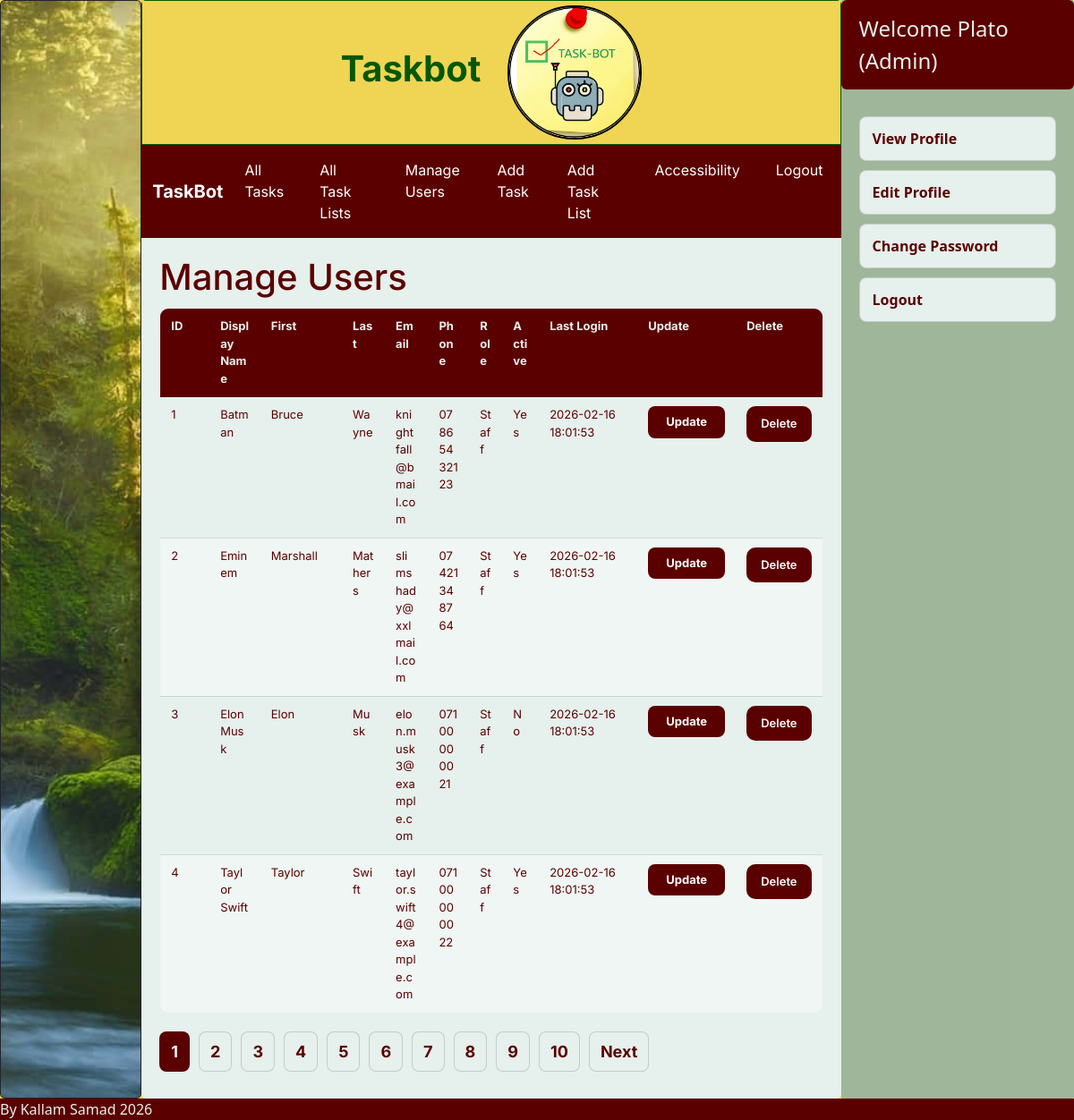
Page /index.php?page=manageusers (signed in) on the committed database.
### tables this page shows
CREATE TABLE Users ( 

  UserID      INTEGER PRIMARY KEY AUTOINCREMENT, 

  RoleID      INTEGER NOT NULL, 

  DisplayName TEXT NOT NULL, 

  FirstName   TEXT NOT NULL, 

  MiddleName  TEXT DEFAULT ' ', 

  LastName    TEXT NOT NULL, 

  Email       TEXT NOT NULL UNIQUE, 

  Phone       TEXT UNIQUE, 

  IsActive    INTEGER NOT NULL DEFAULT 1, 

  LastLoginAt DATETIME DEFAULT CURRENT_TIMESTAMP, 

  FOREIGN KEY (RoleID) REFERENCES Role(RoleID) 

    ON UPDATE CASCADE 

    ON DELETE CASCADE 

);

CREATE TABLE Role ( 

  RoleID   INTEGER PRIMARY KEY AUTOINCREMENT, 

  RoleType TEXT NOT NULL DEFAULT 'Staff', 

  CHECK (RoleType IN ('Admin', 'Staff')) 

);

### admin_manageusers.php (the view, shortened to what this page needs)
<?php
require_once 'db.php';
$db->exec('PRAGMA foreign_keys = ON;');
$records_per_page = 4;
$current_page = isset($_GET['p']) ? (int)$_GET['p'] : 1;
$offset = ($current_page - 1) * $records_per_page;
$countRes = $db->query('SELECT COUNT(*) AS total FROM Users');
$countRow = $countRes->fetchArray(SQLITE3_ASSOC);
$total_records = (int)($countRow['total'] ?? 0);
$total_pages = max(1, (int)ceil($total_records / $records_per_page));
$stmt = $db->prepare("
    SELECT
        U.UserID,
        U.DisplayName,
        U.FirstName,
        U.LastName,
        U.Email,
        U.Phone,
        U.IsActive,
        R.RoleType,
        U.LastLoginAt
    FROM Users U
    INNER JOIN Role R ON R.RoleID = U.RoleID
    ORDER BY U.UserID ASC
    LIMIT :limit OFFSET :offset
");
$stmt->bindValue(':limit', $records_per_page, SQLITE3_INTEGER);
$stmt->bindValue(':offset', $offset, SQLITE3_INTEGER);
$result = $stmt->execute();
echo "<h1 class='page-title'>Manage Users</h1>";
echo "<div class='table-wrap'>";
echo "<table class='tasks-table'>";
echo "
<thead>
<tr>
  <th>ID</th>
  <th>Display Name</th>
  <th>First</th>
  <th>Last</th>
  <th>Email</th>
  <th>Phone</th>
  <th>Role</th>
  <th>Active</th>
  <th>Last Login</th>
  <th>Update</th>
  <th>Delete</th>
</tr>
</thead>
<tbody>
";
while ($row = $result->fetchArray(SQLITE3_ASSOC)) {
    $userId  = (int)($row['UserID'] ?? 0);
    $display = htmlspecialchars($row['DisplayName'] ?? '');
    $first   = htmlspecialchars($row['FirstName'] ?? '');
    $last    = htmlspecialchars($row['LastName'] ?? '');
    $email   = htmlspecialchars($row['Email'] ?? '');
    $phone   = htmlspecialchars($row['Phone'] ?? '');
    $role    = htmlspecialchars($row['RoleType'] ?? '');
    $login   = htmlspecialchars($row['LastLoginAt'] ?? '');
    $active  = !empty($row['IsActive']) ? 'Yes' : 'No';
    echo "
<tr>
    <td>{$userId}</td>
    <td>{$display}</td>
    <td>{$first}</td>
    <td>{$last}</td>
    <td>{$email}</td>
    <td>{$phone}</td>
    <td>{$role}</td>
    <td>{$active}</td>
    <td>{$login}</td>
    <td>
        <form method='POST' action='index.php?page=updateuser'>
            <input type='hidden' name='UserID' value='{$userId}'>
            <button class='btn' type='submit'>Update</button>
        </form>
    </td>
    <td>
        <form method='POST' action='deleteuser.php' onsubmit='return confirm(\"Delete this user?\");'>
            <input type='hidden' name='UserID' value='{$userId}'>
            <button class='btn' type='submit'>Delete</button>
        </form>
    </td>
</tr>
";
}
echo "</tbody></table>";
echo "</div>";
echo "<div class='pagination'>";
for ($i = 1; $i <= $total_pages; $i++) {
    if ($i === $current_page) {
        echo "<strong>{$i}</strong>";
    } else {
        echo "<a href='index.php?page=manageusers&p={$i}'>{$i}</a>";
    }
}
if ($current_page < $total_pages) {
    $next = $current_page + 1;
    echo "<a href='index.php?page=manageusers&p={$next}'>Next</a>";
}
echo "</div>";
?>

### dashboard.php (shortened to what this page needs)
<?php
require_once "db.php";
$username = $_SESSION['username'] ?? null;
if ($username === null) {
    $displayname = "Guest";
    $roleType = "Unknown Role";
} else {
    $stmt = $db->prepare("
        SELECT
            U.DisplayName,
            R.RoleType
        FROM Credentials AS C
        INNER JOIN Users AS U ON C.UserID = U.UserID
        INNER JOIN Role  AS R ON U.RoleID = R.RoleID
        WHERE C.Username = :username
        LIMIT 1
    ");
    $stmt->bindValue(":username", $username, SQLITE3_TEXT);
    $result = $stmt->execute();
    $row = $result->fetchArray(SQLITE3_ASSOC);
    $displayname = $row["DisplayName"] ?? "Unknown Name";
    $roleType = $row["RoleType"] ?? "Unknown Role";
}
?>
<div class="hamburger">
  <div class="profile-info">
    <span>
      Welcome <?= htmlspecialchars($displayname) ?>
      (<?= htmlspecialchars($roleType) ?>)
    </span>
  </div>
</div>
<div class="dashboard">
  <ul>
    <li><a href="/TaskBot/viewprofile.php">View Profile</a></li>
    <li><a href="/TaskBot/editprofile.php">Edit Profile</a></li>
    <li><a href="/TaskBot/changepassword.php">Change Password</a></li>
    <li><a href="logout.php">Logout</a></li>
  </ul>
</div>

### style.css (style rules this page uses)
body { background-color:#efd553; margin:0; }
.hamburger { font-size: x-large; }
.profile-info { display: flex; align-items: center; padding-right: 20px; background-color: rgb(91,0,0); }
.dashboard { width: 100%; padding: 20px; box-sizing: border-box; }
.dashboard ul { list-style: none; margin: 0; padding: 0; }
.dashboard li { margin: 10px 0; }
.dashboard a { display: block; padding: 12px 14px; border-radius: 8px; text-decoration: none; color: rgb(91,0,0); background-color: #E6F0EC; border: 1px solid rgba(0,0,0,0.15); font-weight: 600; }
.right .dashboard { flex: 1; }
.profile-info { width: 100%; box-sizing: border-box; padding: 14px 20px; border-radius: 6px; color: #E6F0EC; }
.page-title { margin: 20px 0 10px; padding: 0 20px; color: rgb(91,0,0); font-family: 'Inter', sans-serif; }
.table-wrap { width: 100%; padding: 0 20px 20px; box-sizing: border-box; overflow-x: auto; }
.tasks-table { width: 100%; border-collapse: collapse; background: #E6F0EC; border: 1px solid rgba(0,0,0,0.15); border-radius: 10px; overflow: hidden; font-family: 'Inter', sans-serif; table-layout: fixed; }
.tasks-table th, .tasks-table td { padding: 10px 12px; border-bottom: 1px solid rgba(0,0,0,0.12); vertical-align: top; word-wrap: break-word; overflow-wrap: anywhere; white-space: normal; font-size: 0.95rem; color: rgb(91,0,0); }
.tasks-table thead th { background: rgb(91,0,0); color: #E6F0EC; font-weight: 700; }
.tasks-table tbody tr:nth-child(even) { background: rgba(255,255,255,0.35); }
.tasks-table td:nth-child(1) { width: 12%; }
.tasks-table td:nth-child(2) { width: 12%; }
.tasks-table td:nth-child(3) { width: 24%; }
.tasks-table td:nth-child(4) { width: 9%; }
.tasks-table td:nth-child(5) { width: 9%; }
.tasks-table td:nth-child(6) { width: 9%; }
.tasks-table td:nth-child(7) { width: 6%; }
.tasks-table td:nth-child(8) { width: 7%; }
.tasks-table td:nth-child(9) { width: 6%; }
.tasks-table td:nth-child(10) { width: 6%; }
.tasks-table td:nth-child(9) form, .tasks-table td:nth-child(10) form { margin: 0; }
.tasks-table td:nth-child(9) button, .tasks-table td:nth-child(10) button { width: 100%; padding: 8px 10px; border: 0; border-radius: 8px; cursor: pointer; font-weight: 700; font-family: 'Inter', sans-serif; }
.tasks-table td:nth-child(10) button { background: #9FB69A; color: rgb(91,0,0); }
.pagination { display: flex; gap: 10px; flex-wrap: wrap; align-items: center; padding: 0 20px 30px; }
.pagination a, .pagination strong { display: inline-block; padding: 8px 12px; border-radius: 8px; text-decoration: none; border: 1px solid rgba(0,0,0,0.15); font-family: 'Inter', sans-serif; }
.pagination a { background: #E6F0EC; color: rgb(91,0,0); font-weight: 700; }
.pagination strong { background: rgb(91,0,0); color: #E6F0EC; }
.btn { font-size: small; }
.tasks-table th, .tasks-table td { font-size: small; }
.action-btn.danger, .btn { background:rgb(91,0,0) !important; color:white !important; display:inline-block; padding:10px 16px; border:none; border-radius:10px; cursor:pointer; font-weight:600; white-space:nowrap; }
.tasks-table { table-layout: auto !important; }

### a11y.css (style rules this page uses)
.tasks-table th, .tasks-table td { word-break:keep-all !important;white-space:normal !important; }
.tasks-table td:nth-child(9), .tasks-table td:nth-child(10) { min-width:110px !important; }

### rows in the picture
users: UserID "1", DisplayName "Batman", FirstName "Bruce", LastName "Wayne", Email "knightfall@bmail.com", Phone "07865432123", RoleID.RoleType "Staff", IsActive "Yes", LastLoginAt "2026-02-16 18:01:53"
users: UserID "2", DisplayName "Eminem", FirstName "Marshall", LastName "Mathers", Email "slimshady@xxlmail.com", Phone "07421348764", RoleID.RoleType "Staff", IsActive "Yes", LastLoginAt "2026-02-16 18:01:53"
users: UserID "3", DisplayName "Elon Musk", FirstName "Elon", LastName "Musk", Email "elon.musk3@example.com", Phone "07100000021", RoleID.RoleType "Staff", IsActive "No", LastLoginAt "2026-02-16 18:01:53"
users: UserID "4", DisplayName "Taylor Swift", FirstName "Taylor", LastName "Swift", Email "taylor.swift4@example.com", Phone "07100000022", RoleID.RoleType "Staff", IsActive "Yes", LastLoginAt "2026-02-16 18:01:53"
users: DisplayName "Plato", RoleID.RoleType "Admin"
